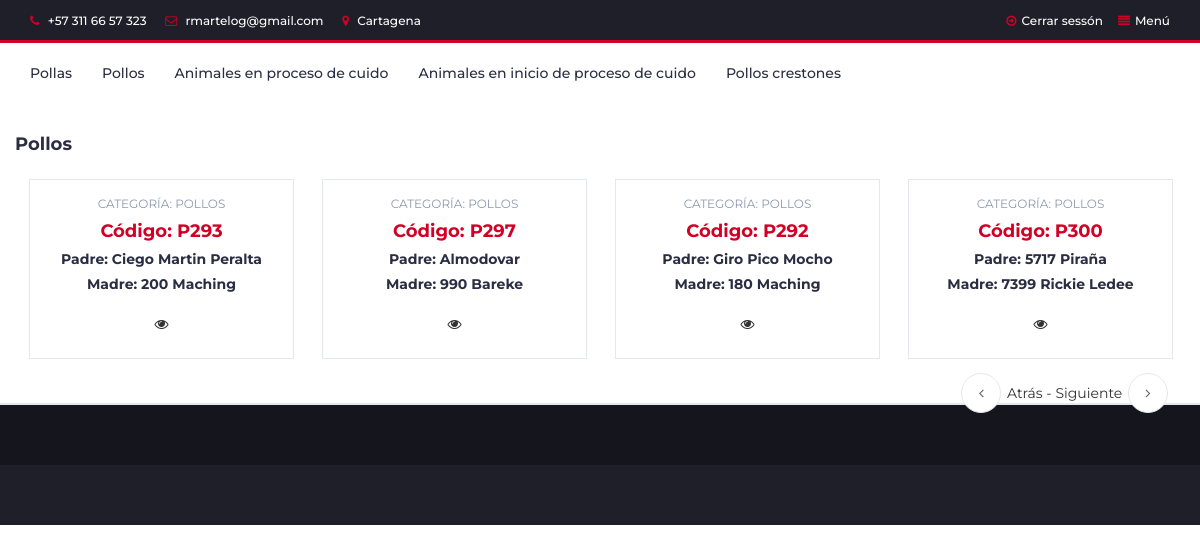
Screenshot of /home/pollos with the database file from the repository.
### portafolio/models.py (models this page shows)
class Producto(models.Model):
    nombre_gallo = models.CharField(max_length=200, null=True, blank=False, verbose_name='Nombre_gallo')
    padre = models.CharField(max_length=50, null=True, blank=False, verbose_name='Padre')
    madre = models.CharField(max_length=50, null=True, blank=False, verbose_name='Madre')
    categoria = models.ForeignKey(Categoria, on_delete=models.CASCADE)
    precio = models.IntegerField(null=True, blank=False)
    foto = models.ImageField(upload_to='portafolio/static/images', verbose_name='Foto_animal', null=True, blank=True)
    disponible = models.BooleanField(default=True)
    class Meta:
        verbose_name = 'Producto'
        verbose_name_plural = 'Productos'
        ordering = ['id']

class Categoria (models.Model):
    nombre_categoria = models.CharField(max_length=300, null=True, blank=False, verbose_name='Nombre_categoria')
    descripcion = models.TextField(null=True, blank=False,help_text='ingrese una descripcipón del animal', verbose_name='Descripcion animal')
    def __str__(self):
        return self.nombre_categoria
    class Meta:
        verbose_name = 'categoria'
        verbose_name_plural = 'categorias'
        ordering =['-id']

### portafolio/views.py (the view)
class pollos(View):
    model = Producto
    template_name = 'portafolio/categoria_pollos.html'
    def get(self, request, *args, **kwargs):
        categoria = Categoria.objects.get(nombre_categoria='Pollos')
        pollos = Producto.objects.filter(categoria=categoria, disponible=True)
        return render(request, self.template_name, {'pollos':pollos})

### portafolio/templates/portafolio/categoria_pollos.html (shortened to what this page needs)
{% extends 'portafolio/base.html' %}
{% load i18n %}
{% block content %}
    <div class="section">
        <div class="container">
            <div class="row">
                        <h4 class="title">Pollos</h4>
                {% if pollos %}
                    <div class="col-md-12">
                        <div class="row">
                            <div class="products-tabs">
                                <div id="tab1" class="tab-pane active">
                                    <div class="products-slick" data-nav="#slick-nav-1">
                                        {% for pollo in pollos %}
                                            <div class="product">
                                                <div class="product-body">
                                                    <p class="product-category">Categoría: {{ pollo.categoria }}</p>
                                                    <h4 class="product-price">Código: {{ pollo.nombre_gallo }}</h4>
                                                    <h5 class="product-old">Padre: {{ pollo.padre }}
                                                    </h5>
                                                    <h5 class="product-old">Madre: {{ pollo.madre }}</h5>
                                                    <div class="product-btns">
                                                        <button class="quick-view"><i class="fa fa-eye"></i></button>
                                                    </div>
                                                </div>
                                            </div>
                                        {% endfor %}
                                    </div>
                                    <div id="slick-nav-1" class="products-slick-nav"> <span class="product-price"> Atrás - Siguiente </span> </div>
                                </div>
                            </div>
                        </div>
                    </div>
                {% endif %}
            </div>
        </div>
    </div>
{% endblock content %}

### portafolio/static/css/style.css (style rules this page uses)
body { font-family: 'Montserrat', sans-serif; font-weight: 400; color: #333; }
h1, h2, h3, h4, h5, h6 { color: #2B2D42; font-weight: 700; margin: 0 0 10px; }
.section { padding-top: 30px; padding-bottom: 30px; }
.product { position: relative; margin: 25px 0px; -webkit-box-shadow: 0px 0px 0px 0px #E4E7ED, 0px 0px 0px 1px #E4E7ED; box-shadow: 0px 0px 0px 0px #E4E7ED, 0px 0px 0px 1px #E4E7ED; -webkit-transition: 0.2s all; transition: 0.2s all; }
.product .product-body { position: relative; padding: 15px; background-color: #FFF; text-align: center; z-index: 50; }
.product .product-body .product-category { text-transform: uppercase; font-size: 12px; color: #8D99AE; }
.product .product-body .product-price { color: #D10024; font-size: 18px; }
.product .product-body .product-btns>button { position: relative; width: 40px; height: 40px; line-height: 40px; background: transparent; border: none; -webkit-transition: 0.2s all; transition: 0.2s all; }
.products-slick .product.slick-slide { margin: 15px; }
.products-tabs>.tab-pane { display: block; height: 0; opacity: 0; visibility: hidden; overflow-y: hidden; padding-bottom: 60px; margin-bottom: -60px; }
.products-tabs>.tab-pane.active { opacity: 1; visibility: visible; height: auto; }
.products-slick-nav { position: absolute; right: 15px; z-index: 10; }

### rows the page displays
Producto: categoria "POLLOS", nombre_gallo "P293", padre "Ciego Martin Peralta", madre "200 Maching"
Producto: categoria "POLLOS", nombre_gallo "P297", padre "Almodovar", madre "990 Bareke"
Producto: categoria "POLLOS", nombre_gallo "P292", padre "Giro Pico Mocho", madre "180 Maching"
Producto: categoria "POLLOS", nombre_gallo "P300", padre "5717 Piraña", madre "7399 Rickie Ledee"
